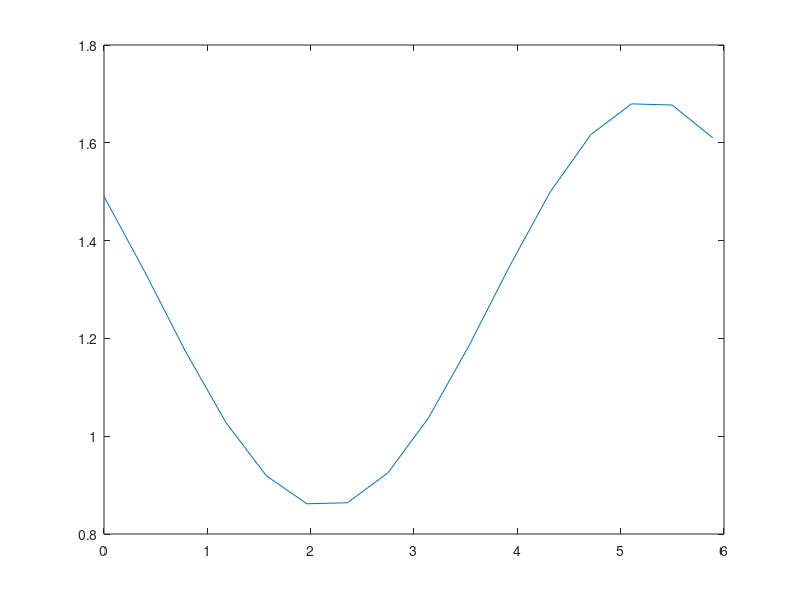

MATLAB code for this plot:
% FFT_ADVDIFF solves advection-diffusion equation using 
% Fourier pseudospectral method.

N = 16;
c = 10;
nu = 1;
t = 1;

x = 2*pi*(0:N-1)'/N;
f = exp(sin(x));

ik = 1i*[0:N/2-1 0 -N/2+1:-1]';
k2 = [0:N/2-1 -N/2:-1]'.^2;

fh = fft(f);
uh = fh.*exp(-(c*ik + nu*k2)*t);
u = real(ifft(uh));

plot(x,u) 